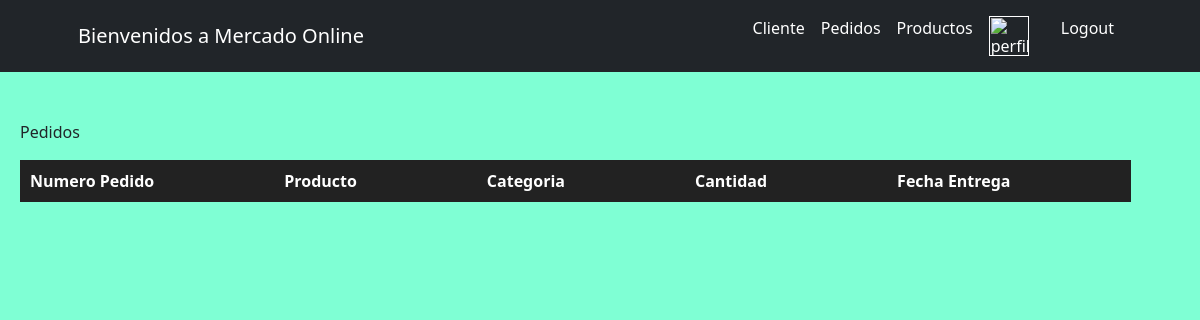
The app's page /MercadoApp/Pedidos/, older data.
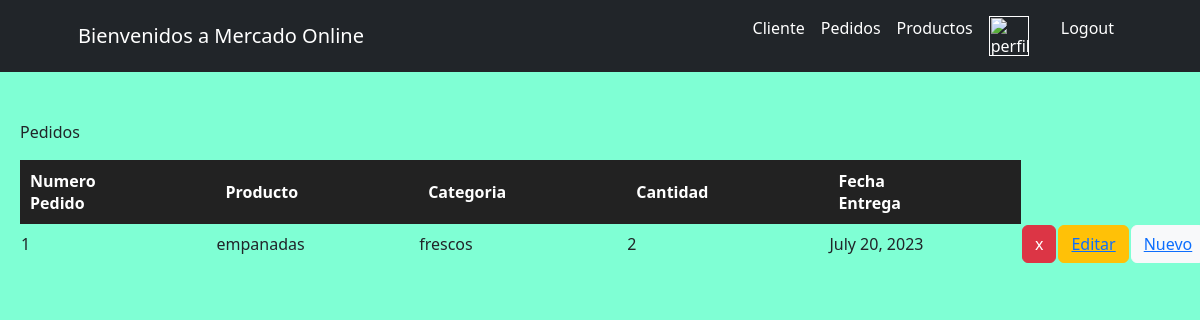
The same page, newer data.
### MercadoApp/models.py (models this page shows)
class Pedidos(models.Model):
    numero_pedido = models.IntegerField()
    nombre_producto = models.CharField(max_length=50)
    categoria_producto = models.CharField(max_length=50)
    cantidad = models.IntegerField()
    fecha_entrega = models.DateField()

### MercadoApp/views.py (the view)
# urls.py: path("Pedidos/", pedidos, name="Pedidos"),
def pedidos(request):
    avatar = getavatar(request)
    Pedido = Pedidos.objects.all()
    return render(request, "MercadoApp/Pedidos.html", {"Pedidos":Pedido, "avatar":avatar})

### MercadoApp/views.py (called while the page is built)
def getavatar(request):
    avatar = Avatar.objects.filter(user=request.user.id) #filter, va a buscar algo especifico, va a traer el avatar que le pertenece a ese usuario
    try:
        avatar= avatar[0].image.url # y lo trae como imagen y lo guarda en una variable
    except:
        avatar = None
    return avatar

### MercadoApp/templates/MercadoApp/Pedidos.html (shortened to what this page needs)
<div>
    {% extends "MercadoApp/inicio.html" %}
    {% load static %}
        {% block contenidoQueCambia %}
            <div class="formPedidoFormulario">
            <p>Pedidos</p>
            <table id="tableInfoPedidos">
                <tr id="tituloTablaPedidos">
                    <th>Numero Pedido</th>
                    <th>Producto</th>
                    <th>Categoria </th>
                    <th>Cantidad   </th>
                    <th>Fecha Entrega</th>
                </tr>
                <tr>
                    {% for pedido in Pedidos %}
                        <tr>
                            <td>{{pedido.numero_pedido}}</td>
                            <td>{{pedido.nombre_producto}}</td>
                            <td>{{pedido.categoria_producto}}</td>
                            <td>{{pedido.cantidad}}</td>
                            <td>{{pedido.fecha_entrega}}</td>
                            <td><button class="btn btn-danger btnEliminar"><a href="{% url 'eliminarPedido' pedido.numero_pedido %}" >x</a></button></td>
                            <td><button class="btn btn-warning btnEditar"><a href="{% url 'editarPedido' pedido.numero_pedido %}" >Editar</a></button></td>
                            <td><button class="btn btn-light btnNuevoPedido"><a href="{% url 'pedidosFormulario' %}" >Nuevo</a></button></td>
                        </tr>
                    {% endfor%}
                </tr>
            </table>
            </div>
        {% endblock %}

Row changes from the older to the newer data that the page shows:
added Pedidos: numero_pedido "1", nombre_producto "empanadas", categoria_producto "frescos", cantidad "2", fecha_entrega "July 20, 2023"
